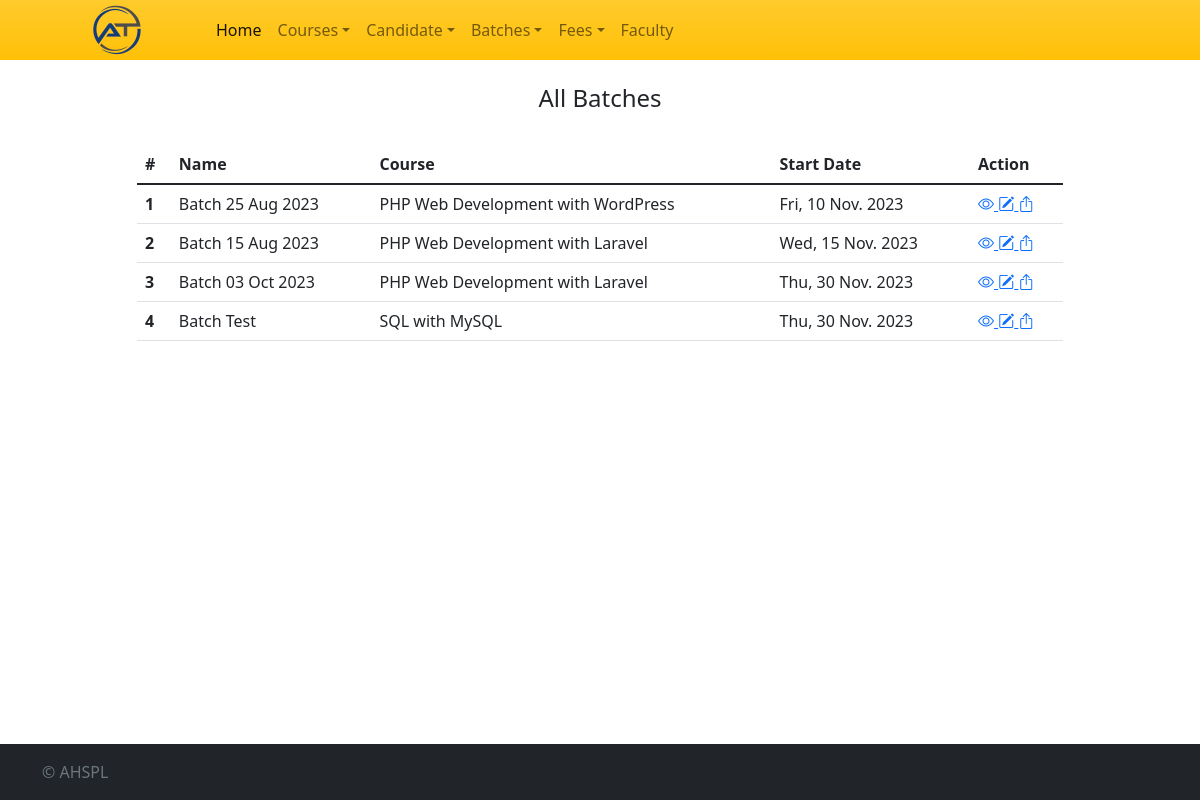
The page /all-batch on the database as committed earlier.
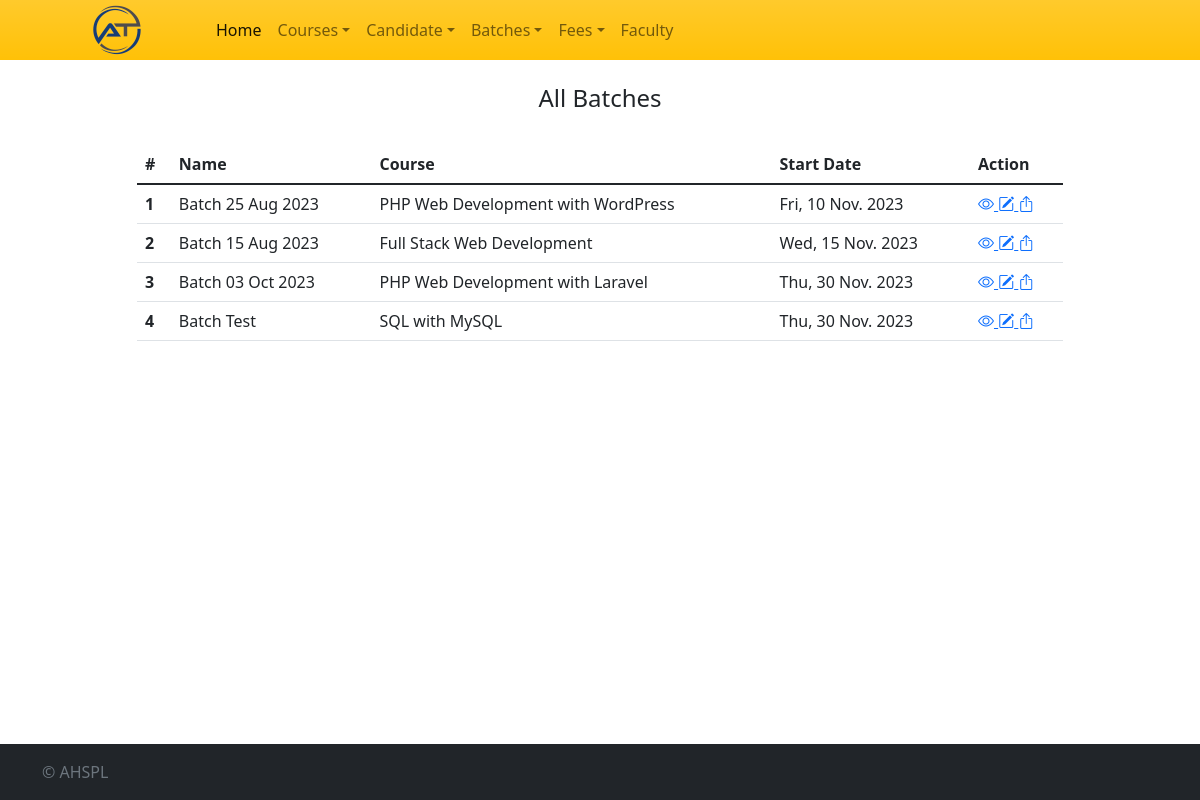
The same page on the database as committed later.
### crmapp/models.py (models this page shows)
class Batch(models.Model):
    batch_id = models.AutoField(primary_key=True)
    batch_name = models.CharField(max_length=255)
    course_id = models.ForeignKey(Course, on_delete=models.SET_NULL, null=True, blank=True)
    candidates = models.TextField()
    start_date = models.DateField(default=datetime.today)
    date_created = models.DateField(default=datetime.today)

class Course(models.Model):
    course_id = models.AutoField(primary_key=True)
    course_name = models.CharField(max_length=100)
    course_fee = models.DecimalField(max_digits=10, decimal_places=2)
    course_duration = models.CharField(max_length=100, default='')
    date_created = models.DateField(default=datetime.today)

### crmapp/views.py (the view)
# urls.py: path('all-batch', views.all_batch, name='all_batch'),
def all_batch(request):
    batches_with_course = Batch.objects.select_related('course_id').all()
    return render(request, 'all-batches.html', {'batches': batches_with_course })

### templates/all-batches.html (shortened to what this page needs)
{% extends 'base.html' %}
{% block content %}
<div class="row">
	<div class="col">
	</div>
	<div class="col-10">
		<div class="py-4 text-center">
			<h4>All Batches</h4>
		</div>
		<table class="table  table-hover">
			<thead>
				<tr>
					<th scope="col">#</th>
					<th scope="col">Name</th>
					<th scope="col">Course</th>
					<th scope="col">Start Date</th>
					<th scope="col">Action</th>
				</tr>
			</thead>
			<tbody>
				{% for batch in batches %}
				<tr>
					<th scope="row">{{ forloop.counter }}</th>
					<td>{{ batch.batch_name }}</td>
					<td>{{ batch.course_id.course_name }}</td>
					<td>{{ batch.start_date|date:"D, j M. Y" }}</td>
					<td>
						<a class="view-students-link" href="javascript:void(0);" data-bs-toggle="modal" data-bs-target="#viewStudentsModal" data-batch-id="{{ batch.batch_id }}">
							<i class="bi bi-eye" title="View Students"></i>
						</a>
						<a href="{% url 'edit_batch' batch.batch_id %}">
							<i class="bi bi-pencil-square" title="Edit"></i>
						</a>
						<a class="export-student-link" href="javascript:void(0);" data-batch-id="{{ batch.batch_id }}">
						    <i class="bi bi-box-arrow-up" title="Export"></i>
						</a>
					</td>
				</tr>
				{% endfor %}
			</tbody>
		</table>
	</div>
	<div class="col">
	</div>
</div>
{% endblock %}

Rows that differ between the two databases and show on the page:
changed Batch: course_id.course_name "PHP Web Development with Laravel" → "Full Stack Web Development"
